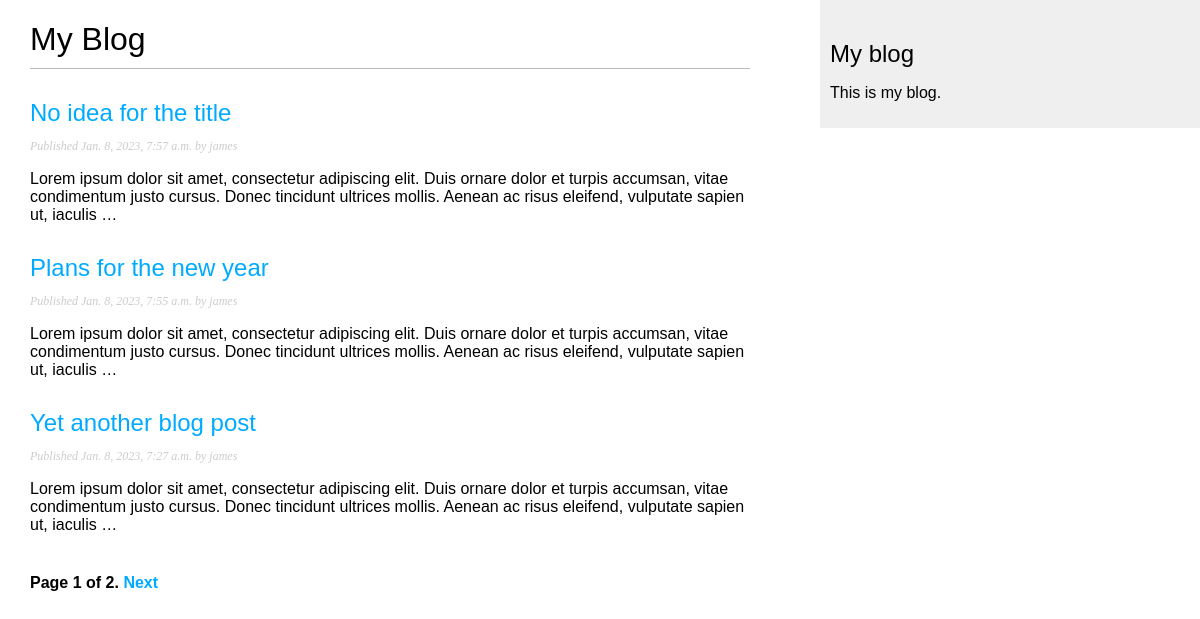
Screenshot of /blog/ with the database file from the repository.
### blog/models.py (models this page shows, shortened)
class Post(models.Model):
    class Status(models.TextChoices):
        DRAFT = 'DF', 'Draft'
        PUBLISHED = 'PB', 'Published'
    title = models.CharField(max_length=250)
    slug = models.SlugField(max_length=250, unique_for_date="publish")
    author = models.ForeignKey(User,
                               on_delete=models.CASCADE,
                               related_name='blog_posts')
    body = models.TextField()
    publish = models.DateTimeField(default=timezone.now)
    created = models.DateTimeField(auto_now_add=True)
    updated = models.DateTimeField(auto_now=True)
    status = models.CharField(max_length=2,
                              choices=Status.choices,
                              default=Status.DRAFT)
    objects = models.Manager() # The default manager.
    published = PublishedManager() # Our custom manager.
    class Meta:
        ordering = ['-publish']
        indexes = [
            models.Index(fields=['-publish']),
        ]
    def get_absolute_url(self):
        return reverse("blog:post_detail", args=[
          self.publish.year,
          self.publish.month,
          self.publish.day,
          self.slug
        ])

### blog/views.py (the view)
# urls.py: path('', views.post_list, name='post_list'),
def post_list(request):
    posts = Post.published.all()
    paginator = Paginator(posts, 3)
    page_number = request.GET.get('page', 1)
    try:
        posts = paginator.page(page_number)
    except PageNotAnInteger:
        posts = paginator.page(1)
    except EmptyPage:
        posts = paginator.page(paginator.num_pages)
    return render(request, 'blog/post/list.html', {
      'posts': posts,
    })

### blog/models.py (called while the page is built)
    def get_queryset(self):
        return super().get_queryset()\
                      .filter(status=Post.Status.PUBLISHED)

### blog/templates/blog/post/list.html (shortened to what this page needs)
{% extends "blog/base.html" %}
{% block content %}
  <h1>My Blog</h1>
  {% for post in posts %}
    <h2>
      <a href="{{ post.get_absolute_url }}">
        {{ post.title }}
      </a>
    </h2>
    <p class="date">
      Published {{ post.publish }} by {{ post.author }}
    </p>
    {{ post.body|truncatewords:30|linebreaks }}
  {% endfor %}
  {% include "pagination.html" with page=posts %}
{% endblock %}

### blog/static/css/blog.css (style rules this page uses)
body { margin:0; padding:0; font-family:helvetica, sans-serif; }
a { color:#00abff; text-decoration:none; }
h1 { font-weight:normal; border-bottom:1px solid #bbb; padding:0 0 10px 0; }
h2 { font-weight:normal; margin:30px 0 0; }
p.date { color:#ccc; font-family: georgia, serif; font-size: 12px; font-style: italic; }

### rows the page displays
Post: title "No idea for the title", publish "Jan. 8, 2023, 7:57 a.m.", author "james", body "Lorem ipsum dolor sit amet, consectetur adipiscing elit. Duis ornare dolor et turpis accumsan, vitae condimentum justo cursus. Donec tincidunt ultrices mollis. Aenean ac risus eleifend, vulputate sapien ut, iaculis …"
Post: title "Plans for the new year", publish "Jan. 8, 2023, 7:55 a.m.", author "james", body "Lorem ipsum dolor sit amet, consectetur adipiscing elit. Duis ornare dolor et turpis accumsan, vitae condimentum justo cursus. Donec tincidunt ultrices mollis. Aenean ac risus eleifend, vulputate sapien ut, iaculis …"
Post: title "Yet another blog post", publish "Jan. 8, 2023, 7:27 a.m.", author "james", body "Lorem ipsum dolor sit amet, consectetur adipiscing elit. Duis ornare dolor et turpis accumsan, vitae condimentum justo cursus. Donec tincidunt ultrices mollis. Aenean ac risus eleifend, vulputate sapien ut, iaculis …"

### other values shown
{{ page.number }} "1"
{{ page.paginator.num_pages }} "2"
